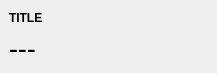
<?xml version="1.0" encoding="UTF-8"?>
<ui version="4.0">
 <class>PercentagePane</class>
 <widget class="QWidget" name="PercentagePane">
  <property name="geometry">
   <rect>
    <x>0</x>
    <y>0</y>
    <width>217</width>
    <height>74</height>
   </rect>
  </property>
  <property name="windowTitle">
   <string>Form</string>
  </property>
  <layout class="QVBoxLayout" name="verticalLayout">
   <property name="spacing">
    <number>0</number>
   </property>
   <property name="leftMargin">
    <number>0</number>
   </property>
   <property name="topMargin">
    <number>0</number>
   </property>
   <property name="rightMargin">
    <number>0</number>
   </property>
   <property name="bottomMargin">
    <number>0</number>
   </property>
   <item>
    <layout class="QVBoxLayout" name="verticalLayout_2">
     <property name="spacing">
      <number>6</number>
     </property>
     <property name="leftMargin">
      <number>9</number>
     </property>
     <property name="topMargin">
      <number>9</number>
     </property>
     <property name="rightMargin">
      <number>9</number>
     </property>
     <property name="bottomMargin">
      <number>9</number>
     </property>
     <item>
      <widget class="QLabel" name="titleLabel">
       <property name="font">
        <font>
         <weight>75</weight>
         <bold>true</bold>
        </font>
       </property>
       <property name="text">
        <string notr="true">TITLE</string>
       </property>
      </widget>
     </item>
     <item>
      <widget class="QLabel" name="valueLabel">
       <property name="font">
        <font>
         <pointsize>20</pointsize>
        </font>
       </property>
       <property name="text">
        <string notr="true">---</string>
       </property>
      </widget>
     </item>
    </layout>
   </item>
   <item>
    <widget class="Line" name="line">
     <property name="maximumSize">
      <size>
       <width>16777215</width>
       <height>1</height>
      </size>
     </property>
     <property name="orientation">
      <enum>Qt::Horizontal</enum>
     </property>
    </widget>
   </item>
  </layout>
 </widget>
 <resources/>
 <connections/>
</ui>
